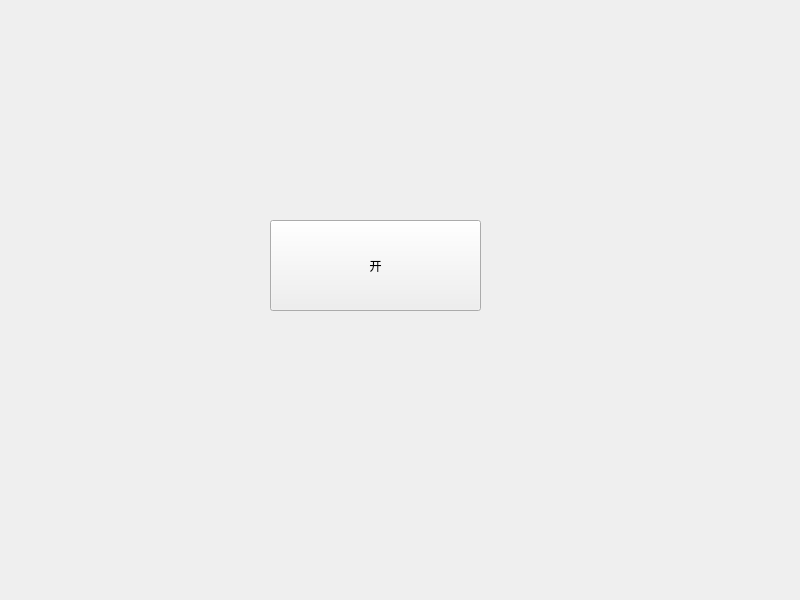
<?xml version="1.0" encoding="UTF-8"?>
<ui version="4.0">
 <class>Widget</class>
 <widget class="QWidget" name="Widget">
  <property name="geometry">
   <rect>
    <x>0</x>
    <y>0</y>
    <width>800</width>
    <height>600</height>
   </rect>
  </property>
  <property name="windowTitle">
   <string>Widget</string>
  </property>
  <widget class="QPushButton" name="pushButton">
   <property name="geometry">
    <rect>
     <x>270</x>
     <y>220</y>
     <width>211</width>
     <height>91</height>
    </rect>
   </property>
   <property name="text">
    <string>开</string>
   </property>
   <property name="checkable">
    <bool>true</bool>
   </property>
  </widget>
 </widget>
 <resources/>
 <connections/>
</ui>
